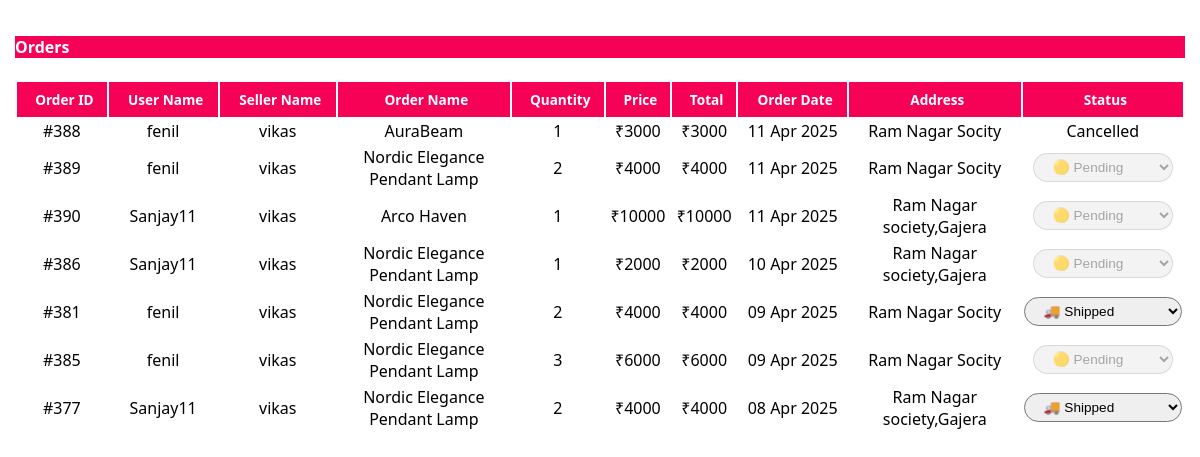
The app's page /admin/pages/fetch_orders.php with its own data.
### tables this page shows
CREATE TABLE `tblorder` (
  `Order_ID` int(50) NOT NULL,
  `User_ID` int(50) NOT NULL,
  `TotalAmount` int(50) NOT NULL,
  `FinalAmount` int(50) NOT NULL,
  `Payment_ID` varchar(100) NOT NULL,
  `Payment_Method` varchar(50) NOT NULL,
  `CreatedON` date NOT NULL,
  `Address_ID` int(11) DEFAULT NULL
);

CREATE TABLE `user_form` (
  `user_id` int(11) NOT NULL,
  `name` varchar(255) NOT NULL,
  `email` varchar(255) NOT NULL,
  `phone` varchar(15) NOT NULL,
  `password` varchar(255) NOT NULL,
  `user_type` varchar(255) NOT NULL DEFAULT 'user',
  `created_on` datetime NOT NULL DEFAULT current_timestamp(),
  `profile_image` varchar(255) DEFAULT NULL,
  `is_active` tinyint(1) NOT NULL DEFAULT 1,
  `State_ID` int(11) NOT NULL,
  `City_ID` int(11) NOT NULL
);

CREATE TABLE `seller` (
  `Seller_ID` int(50) NOT NULL,
  `Seller_Name` text NOT NULL,
  `Seller_Shop_Name` text NOT NULL,
  `Seller_Shop_Address` text NOT NULL,
  `Email_Id` varchar(50) NOT NULL,
  `Password` varchar(255) NOT NULL,
  `Seller_Mobile_No` bigint(20) DEFAULT NULL,
  `Seller_Shop_Logo` varchar(255) NOT NULL,
  `IsActive` tinyint(50) NOT NULL,
  `IsApproved` tinyint(50) NOT NULL,
  `ApprovedBy` varchar(255) DEFAULT NULL,
  `ApprovedOn` datetime DEFAULT NULL,
  `CreatedOn` date NOT NULL DEFAULT current_timestamp()
);

CREATE TABLE `product` (
  `product_id` int(11) NOT NULL,
  `product_name` varchar(255) NOT NULL,
  `product_desc` text NOT NULL,
  `product_image` varchar(255) NOT NULL,
  `price` int(11) NOT NULL,
  `category_id` int(11) NOT NULL,
  `subcategory_id` int(11) NOT NULL,
  `uploaded_date` date NOT NULL DEFAULT current_timestamp(),
  `Seller_ID` int(11) NOT NULL
);

CREATE TABLE `order_details` (
  `Order_ID` int(50) NOT NULL,
  `Product_ID` int(50) NOT NULL,
  `Quantity` int(50) NOT NULL,
  `Amount` int(50) NOT NULL,
  `Status` varchar(50) NOT NULL,
  `id` int(11) NOT NULL
);

CREATE TABLE `address` (
  `Address_ID` int(11) NOT NULL,
  `user_id` int(11) NOT NULL,
  `Address_Tag` varchar(50) NOT NULL,
  `Address_Text` text NOT NULL,
  `State_ID` int(50) NOT NULL,
  `City_ID` int(50) NOT NULL,
  `IsActive` tinyint(50) NOT NULL
);

### admin/pages/fetch_orders.php (the view, shortened to what this page needs)
<?php
include_once "../config/dbconnect.php";
$query = "SELECT
    o.Order_ID,
    u.name AS User_Name,
    s.Seller_Name,
    p.Product_Name AS Order_Name,
    od.Quantity AS Seller_Order_Product,
    od.Amount AS Product_Price,
    o.FinalAmount,
    o.CreatedON,
    od.Status AS Delivery_Status,
    a.Address_Text AS User_Address
FROM tblorder o
JOIN user_form u ON o.User_ID = u.user_id
JOIN order_details od ON o.Order_ID = od.Order_ID
JOIN product p ON od.product_id = p.Product_ID
JOIN seller s ON p.Seller_ID = s.Seller_ID
JOIN address a ON u.user_id = a.user_id
WHERE a.IsActive = 1";
$query .= " ORDER BY o.CreatedON DESC";
$result = $conn->query($query);
?>
<div class="container-fluid">
    <div class="card-header mb-3 rounded" style="background-color: #f50257; color: white;">
        <h4 class="mb-0"><i class="fas fa-shopping-cart me-2"></i>Orders</h4>
    </div>
    <div class="table-responsive">
    <table class="table table-bordered table-hover shadow-sm">
        <thead>
            <tr>
                <th><i class="fas fa-hashtag"></i> Order ID</th>
                <th><i class="fas fa-user"></i> User Name</th>
                <th><i class="fas fa-store"></i> Seller Name</th>
                <th><i class="fas fa-box-open"></i> Order Name</th>
                <th><i class="fas fa-boxes"></i> Quantity</th>
                <th><i class="fas fa-rupee-sign"></i> Price</th>
                <th><i class="fas fa-money-bill"></i> Total</th>
                <th><i class="fas fa-calendar-alt"></i> Order Date</th>
                <th><i class="fas fa-map-marker-alt"></i> Address</th>
                <th><i class="fas fa-info-circle"></i> Status</th>
            </tr>
        </thead>
        <tbody>
        <?php
        if ($result->num_rows > 0) {
            while ($row = $result->fetch_assoc()) {
                $currentStatus = $row['Delivery_Status'];
                $orderId = $row['Order_ID'];
                $statusBadges = [
                    "Pending" => "bg-warning text-dark",
                    "Shipped" => "bg-info text-dark",
                    "Delivered" => "bg-success text-white",
                    "Cancelled" => "bg-danger text-white"
                ];
                echo "<tr>
                    <td>#{$row['Order_ID']}</td>
                    <td>{$row['User_Name']}</td>
                    <td>{$row['Seller_Name']}</td>
                    <td class='wrap-text'>{$row['Order_Name']}</td>
                    <td>{$row['Seller_Order_Product']}</td>
                    <td class='text-success'>₹{$row['Product_Price']}</td>
                    <td class='text-success'>₹{$row['FinalAmount']}</td>
                    <td>" . date("d M Y", strtotime($row['CreatedON'])) . "</td>
                    <td class='wrap-text'>{$row['User_Address']}</td>
                    <td>";
                if (in_array($currentStatus, ['Delivered', 'Cancelled'])) {
                    echo "<span class='badge {$statusBadges[$currentStatus]} px-3 py-2 rounded-pill'>
                            {$currentStatus}
                          </span>";
                } elseif ($currentStatus == 'Pending') {
                    echo "<select class='form-select form-select-sm border-warning text-dark' disabled
                                style='min-width: 140px; border-radius: 50px; padding: 5px 15px;'>
                                <option selected>🟡 Pending</option>
                          </select>";
                } elseif ($currentStatus == 'Shipped') {
                    echo "<select class='form-select form-select-sm status-dropdown border-primary'
                                data-order-id='$orderId'
                                style='min-width: 140px; border-radius: 50px; padding: 5px 15px;'>
                                <option value='Shipped' selected>🚚 Shipped</option>
                                <option value='Delivered'>✅ Delivered</option>
                          </select>";
                }
                echo "</td></tr>";
            }
        } else {
            echo "<tr><td colspan='10' class='text-center text-danger'>No orders found</td></tr>";
        }
        ?>
        </tbody>
    </table>
    </div>
</div>

### admin/pages/fetch_orders.php (style rules this page uses)
th { background-color: #f50257 !important; color: white !important; text-align: center; white-space: nowrap; }
td { vertical-align: middle !important; text-align: center; white-space: nowrap; }
td.wrap-text { white-space: normal !important; word-wrap: break-word !important; word-break: break-word !important; max-width: 200px; }
table { width: 100%; table-layout: auto; }
.form-select-sm { font-size: 0.85rem; }
.container-fluid { padding: 15px; max-width: 100%; overflow-x: hidden; }
.table-responsive { overflow-x: auto; }
.table td, .table th { word-wrap: break-word; max-width: 150px; }
.status-dropdown { border-radius: 50px; padding: 5px 15px; width: 100%; }
th { background-color: #f50257 !important; color: white !important; text-align: center; padding: 8px; white-space: normal !important; font-size: 0.85rem; word-break: break-word; }

### records on screen
tblorder: Order_ID "388", user_form.name "fenil", seller.Seller_Name "vikas", product.product_name "AuraBeam", order_details.Quantity "1", order_details.Amount "3000", FinalAmount "3000", CreatedON "11 Apr 2025", Address_ID.Address_Text "Ram Nagar Socity", order_details.Status "Cancelled"
tblorder: Order_ID "389", user_form.name "fenil", seller.Seller_Name "vikas", product.product_name "Nordic Elegance Pendant Lamp", order_details.Quantity "2", order_details.Amount "4000", FinalAmount "4000", CreatedON "11 Apr 2025", Address_ID.Address_Text "Ram Nagar Socity"
tblorder: Order_ID "390", user_form.name "Sanjay11", seller.Seller_Name "vikas", product.product_name "Arco Haven", order_details.Quantity "1", order_details.Amount "10000", FinalAmount "10000", CreatedON "11 Apr 2025", Address_ID.Address_Text "Ram Nagar society,Gajera"
tblorder: Order_ID "386", user_form.name "Sanjay11", seller.Seller_Name "vikas", product.product_name "Nordic Elegance Pendant Lamp", order_details.Quantity "1", order_details.Amount "2000", FinalAmount "2000", CreatedON "10 Apr 2025", Address_ID.Address_Text "Ram Nagar society,Gajera"
tblorder: Order_ID "381", user_form.name "fenil", seller.Seller_Name "vikas", product.product_name "Nordic Elegance Pendant Lamp", order_details.Quantity "2", order_details.Amount "4000", FinalAmount "4000", CreatedON "09 Apr 2025", Address_ID.Address_Text "Ram Nagar Socity", Order_ID "🚚 Shipped"
tblorder: Order_ID "385", user_form.name "fenil", seller.Seller_Name "vikas", product.product_name "Nordic Elegance Pendant Lamp", order_details.Quantity "3", order_details.Amount "6000", FinalAmount "6000", CreatedON "09 Apr 2025", Address_ID.Address_Text "Ram Nagar Socity"
tblorder: Order_ID "377", user_form.name "Sanjay11", seller.Seller_Name "vikas", product.product_name "Nordic Elegance Pendant Lamp", order_details.Quantity "2", order_details.Amount "4000", FinalAmount "4000", CreatedON "08 Apr 2025", Address_ID.Address_Text "Ram Nagar society,Gajera", Order_ID "🚚 Shipped"
